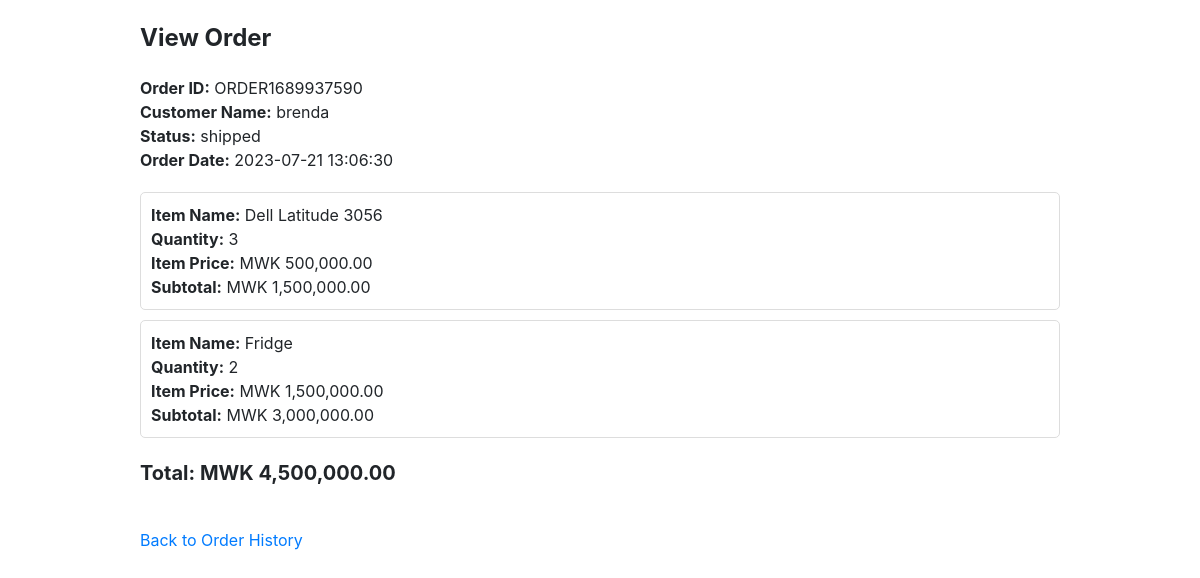
The app's page /admin/view_order.php?order_id=ORDER1689937590 (signed in) with its own data.
### tables this page shows
CREATE TABLE `orders` (
  `order_id` varchar(50) NOT NULL,
  `user_id` int(11) NOT NULL,
  `total_cost` decimal(10,2) NOT NULL,
  `created_at` datetime NOT NULL,
  `status` varchar(50) NOT NULL DEFAULT 'pending'
);

CREATE TABLE `users` (
  `user_id` int(11) NOT NULL,
  `username` varchar(255) DEFAULT NULL,
  `password` varchar(255) DEFAULT NULL,
  `created_at` timestamp NOT NULL DEFAULT current_timestamp(),
  `updated_at` timestamp NOT NULL DEFAULT current_timestamp() ON UPDATE current_timestamp()
);

CREATE TABLE `order_items` (
  `item_id` int(11) NOT NULL,
  `order_id` varchar(50) NOT NULL,
  `quantity` int(11) NOT NULL,
  `item_price` decimal(10,2) NOT NULL
);

CREATE TABLE `items` (
  `item_id` int(11) NOT NULL,
  `category_id` int(11) DEFAULT NULL,
  `name` varchar(50) NOT NULL,
  `description` text NOT NULL,
  `quantity` int(11) NOT NULL,
  `price` decimal(10,2) NOT NULL
);

### admin/view_order.php (the view, shortened to what this page needs)
<!DOCTYPE html>
<html>
<head>
    <link rel="stylesheet" href="../css/bootstrap.min.css">
</head>
<body>
    <?php
    require_once '../db_connection.php';
    if (isset($_GET['order_id'])) {
        $orderId = $_GET['order_id'];
        $query = "SELECT users.username, orders.status, orders.created_at FROM orders
                  JOIN users ON orders.user_id = users.user_id WHERE order_id = ?";
        $stmt = $conn->prepare($query);
        $stmt->bind_param("s", $orderId);
        $stmt->execute();
        $result = $stmt->get_result();
        $order = $result->fetch_assoc();
        if ($order) {
            $query = "SELECT items.name, order_items.quantity, order_items.item_price
                      FROM order_items
                      INNER JOIN items ON order_items.item_id = items.item_id
                      WHERE order_id = ?";
            $stmt = $conn->prepare($query);
            $stmt->bind_param("s", $orderId);
            $stmt->execute();
            $result = $stmt->get_result();
            $orderItems = array();
            while ($row = $result->fetch_assoc()) {
                $orderItems[] = $row;
            }
            $subtotal = 0;
            echo '<div class="container">';
            echo '<div class="header">View Order</div>';
            echo '<div class="order-details">';
            echo '<p><strong>Order ID:</strong> ' . $orderId . '</p>';
            echo '<p><strong>Customer Name:</strong> ' . $order['username'] . '</p>';
            echo '<p><strong>Status:</strong> ' . $order['status'] . '</p>';
            echo '<p><strong>Order Date:</strong> ' . $order['created_at'] . '</p>';
            echo '</div>';
            echo '<div class="order-items">';
            foreach ($orderItems as $item) {
                echo '<div class="order-item-card">';
                echo '<p><strong>Item Name:</strong> ' . $item['name'] . '</p>';
                echo '<p><strong>Quantity:</strong> ' . $item['quantity'] . '</p>';
                echo '<p><strong>Item Price:</strong> MWK ' . number_format($item['item_price'], 2) . '</p>';
                $itemSubtotal = $item['item_price'] * $item['quantity'];
                echo '<p><strong>Subtotal:</strong> MWK ' . number_format($itemSubtotal, 2) . '</p>';
                echo '</div>';
                $subtotal += $itemSubtotal;
            }
            echo '</div>';
            echo '<div class="total">Total: MWK ' . number_format($subtotal, 2) . '</div>';
            echo '<a class="back-link" href="manage_orders.php">Back to Order History</a>';
            echo '</div>';
        } else {
            echo "Order not found.";
        }
    } else {
        echo "Invalid request.";
    }
    ?>
</body>
</html>

### admin/view_order.php (style rules this page uses)
.container { max-width: 960px; margin: 0 auto; padding: 20px; }
.header { font-size: 24px; font-weight: bold; margin-bottom: 20px; }
.order-details { margin-bottom: 20px; }
.order-details p { margin: 0; }
.order-items { margin-bottom: 20px; }
.order-item-card { border: 1px solid #ddd; border-radius: 5px; padding: 10px; margin-bottom: 10px; }
.order-item-card p { margin: 0; }
.total { font-size: 20px; font-weight: bold; margin-bottom: 20px; }
.back-link { display: inline-block; margin-top: 20px; font-size: 16px; color: #007bff; cursor: pointer; }

### records on screen
orders: user.username "brenda", status "shipped", created_at "2023-07-21 13:06:30"
order_items: item.name "Dell Latitude 3056", quantity "3", item_price "500,000.00", itemSubtotal "1,500,000.00"
order_items: item.name "Fridge", quantity "2", item_price "1,500,000.00", itemSubtotal "3,000,000.00"

### other values on screen
$orderId "ORDER1689937590"
$subtotal "4,500,000.00"
